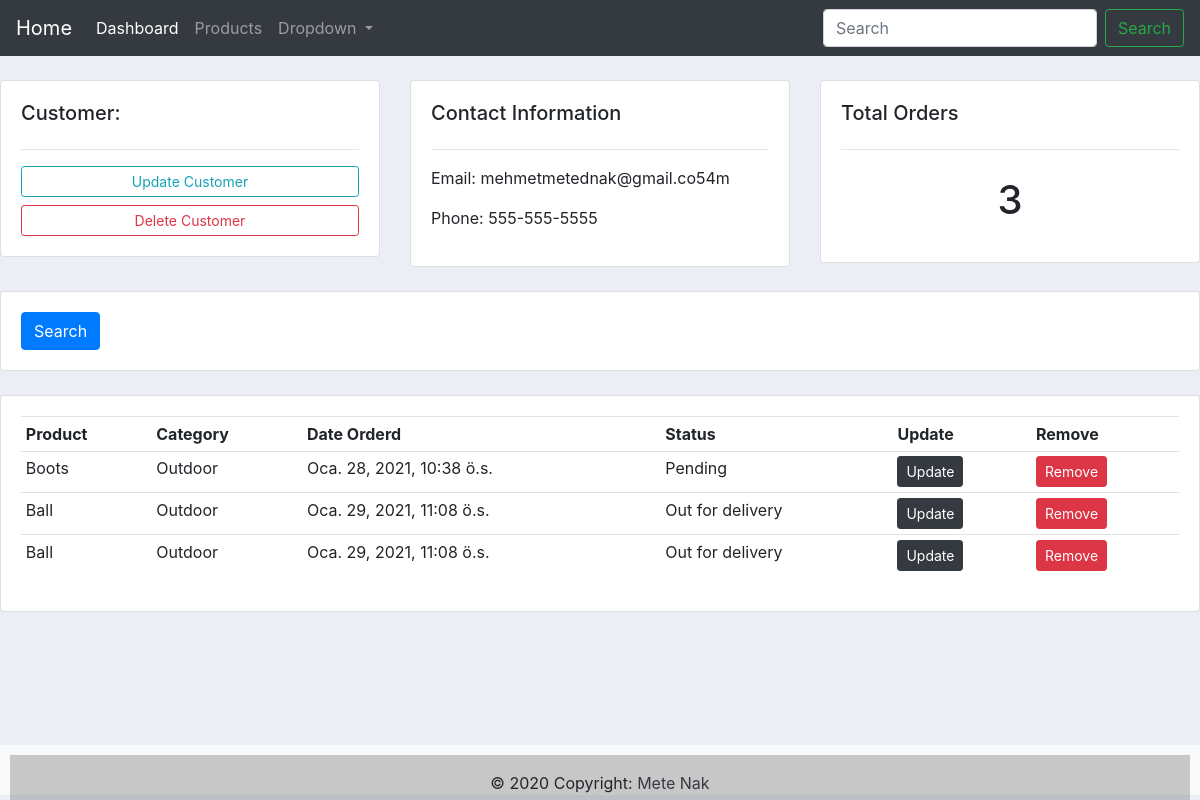
The app's page /customer/1/ with its own data.
### accounts/models.py (models this page shows, shortened)
class Customer(models.Model):
    name = models.CharField(max_length=200,null=True)
    phone = models.CharField(max_length=200, null=True)
    email = models.CharField(max_length=200, null=True)
    date_created = models.DateTimeField(auto_now_add=True,null=True)

class Order(models.Model):
    STATUS = (
        ('Pending', 'Pending'),
        ('Out for delivery', 'Out for delivery'),
        ('Delivered', 'Delivered'),
            )
    customer = models.ForeignKey(Customer,on_delete=models.SET_NULL, null=True)
    product = models.ForeignKey(Product, on_delete=models.SET_NULL, null=True)
    date_created = models.DateTimeField(auto_now_add=True, null=True, blank=True)
    status = models.CharField(max_length=200, null=True, choices=STATUS)

class Product(models.Model):
    CATEGORY = (
        ("Indoor","Indoor"),
        ("Outdoor","Outdoor")
    )
    name = models.CharField(max_length=200, null=True)
    price = models.FloatField()
    category = models.CharField(max_length=200,null=True, choices=CATEGORY)
    description = models.CharField(max_length=200, null=True)
    date_created = models.DateTimeField(auto_now_add=True,null=True)
    def __str__(self):
        return self.name

### accounts/views.py (the view)
# urls.py: path("customer/<int:pk>/", views.customer, name="customer"),
def customer(request,pk):
    customer = Customer.objects.get(id=pk)
    orders = customer.order_set.all()
    orders_count = orders.count()
    context = {
        "customer" : customer,
        "orders" : orders,
        "orders_count": orders_count,
    }
    return render(request,"accounts/customer.html",context)

### accounts/templates/accounts/customer.html
{% extends 'accounts/main.html' %}
{% block content %}
	<br>
<div class="row">
	<div class="col-md">
		<div class="card card-body">
			<h5>Customer:</h5>
			<hr>
			<a class="btn btn-outline-info  btn-sm btn-block" href="">Update Customer</a>
			<a class="btn btn-outline-danger  btn-sm btn-block" href="">Delete Customer</a>
		</div>
	</div>
	<div class="col-md">
		<div class="card card-body">
			<h5>Contact Information</h5>
			<hr>
			<p>Email: {{ customer.email }} </p>
			<p>Phone: {{ customer.phone }} </p>
		</div>
	</div>
	<div class="col-md">
		<div class="card card-body">
			<h5>Total Orders</h5>
			<hr>
			<h1 style="text-align: center;padding: 10px">{{ orders_count }}</h1>
		</div>
	</div>
</div>
<br>
<div class="row">
	<div class="col">
		<div class="card card-body">
			<form method="get">
		    <button class="btn btn-primary" type="submit">Search</button>
		  </form>
		</div>
	</div>
</div>
<br>
<div class="row">
	<div class="col-md">
		<div class="card card-body">
			<table class="table table-sm">
				<tr>
					<th>Product</th>
					<th>Category</th>
					<th>Date Orderd</th>
					<th>Status</th>
					<th>Update</th>
					<th>Remove</th>
				</tr>
				{% for order in orders %}
				<tr>
					<td>{{ order.product}}</td>
					<td>{{ order.product.category}}</td>
					<td>{{ order.date_created}}</td>
					<td>{{ order.status}}</td>
					<td><a href="{% url 'update' order.pk %}" class="btn btn-sm btn-dark">Update</a></td>
      				<td><a href="{% url 'delete' order.pk %}" class="btn btn-sm btn-danger">Remove</a></td>
				</tr>
				{% endfor %}
			</table>
		</div>
	</div>
</div>
{% endblock %}

### static/css/main.css (style rules this page uses)
body { background-color: #ebeff5; }

### records on screen
Customer: email "mehmetmetednak@gmail.co54m", phone "555-555-5555"
Order: product "Boots", product.category "Outdoor", date_created "Oca. 28, 2021, 10:38 ö.s.", status "Pending"
Order: product "Ball", product.category "Outdoor", date_created "Oca. 29, 2021, 11:08 ö.s.", status "Out for delivery"
Order: product "Ball", product.category "Outdoor", date_created "Oca. 29, 2021, 11:08 ö.s.", status "Out for delivery"

### other values on screen
{{ orders_count }} "3"
